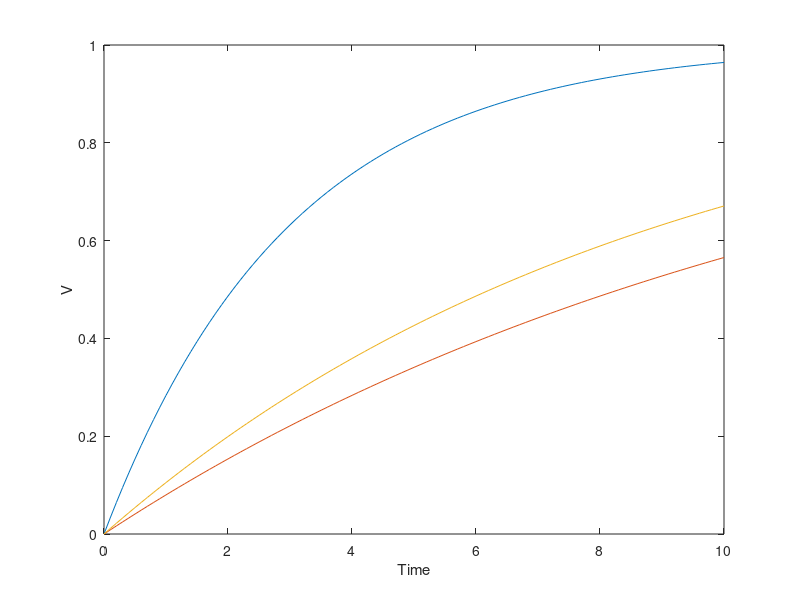

The MATLAB source for this figure:
%Assignment 1

time = 0:0.1:10;
tau1 = 3;
tau2 = 12;
tau3 = 9;
V1 = 1-exp(-time/tau1);
V2 = 1-exp(-time/tau2);
V3 = 1-exp(-time/tau3);
plot(time, V1, time, V2, time, V3)
xlabel('Time');
ylabel('V');
